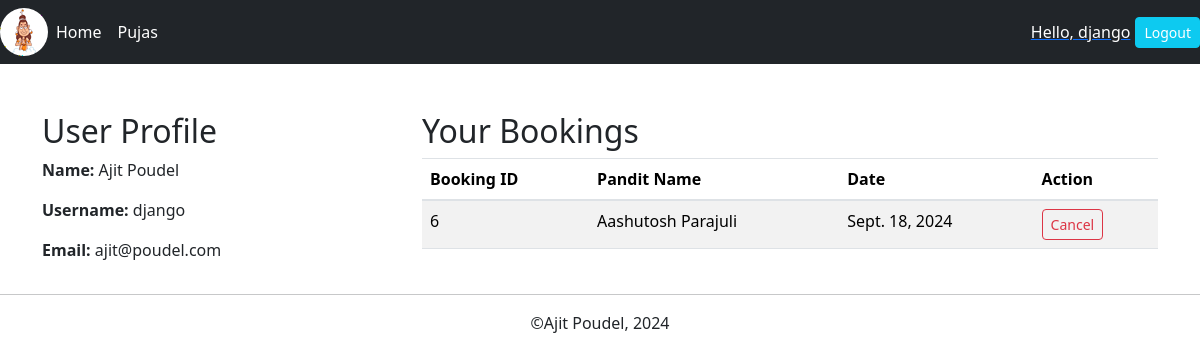
Page /profile (signed in) on the earlier database version.
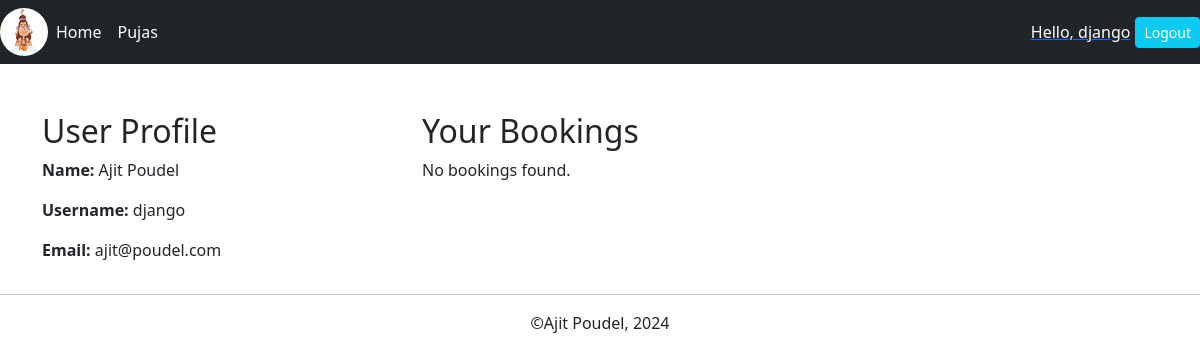
Same page on the later database version.
### app1/models.py (models this page shows, shortened)
class Booking(models.Model):
    user= models.ForeignKey(User, null=True, on_delete=models.SET_NULL)
    pandit = models.ForeignKey(Pandit,null=True,on_delete=models.SET_NULL)
    puja = models.ForeignKey(Puja,null=True,on_delete=models.SET_NULL)
    date = models.DateField(("Book for date"), auto_now=False, auto_now_add=False, null=True)

class Pandit(models.Model):
    name = models.CharField(max_length=30,null=True)
    experience=models.IntegerField(max_length=3,null=True)
    skills = models.ManyToManyField(Puja)
    desc = models.CharField(max_length=300)
    contact=models.CharField(max_length=15,null=True)
    pandit_image=models.ImageField(null=True,blank=True)

### app1/views.py (the view)
# urls.py: path('profile',views.userProfile,name="user_profile"),
def userProfile(request):
    user=request.user
    bookings=Booking.objects.filter(user=user)
    context={
        'user':user,
        'bookings':bookings
    }
    return render(request,"user_profile.html",context)

### templates/user_profile.html (shortened to what this page needs)
{%extends "main.html"%}
{%block content%}
<div class="container mt-5">
    <div class="row">
        <div class="col-md-4">
            <h2>User Profile</h2>
            <p><strong>Name:</strong> {{ user.first_name }} {{ user.last_name }}</p>
            <p><strong>Username:</strong> {{ user.username }}</p>
            <p><strong>Email:</strong> {{ user.email }}</p>
        </div>
        <div class="col-md-8">
            <h2>Your Bookings</h2>
            {% if bookings %}
                <table class="table table-striped">
                    <thead>
                        <tr>
                            <th>Booking ID</th>
                            <th>Pandit Name</th>
                            <th>Date</th>
                            <th>Action</th>
                        </tr>
                    </thead>
                    <tbody>
                        {% for booking in bookings %}
                            <tr>
                                <td>{{ booking.id }}</td>
                                <td>{{ booking.pandit.name }}</td>
                                <td>{{ booking.date }}</td>
                                <td><a class="btn btn-sm btn-outline-danger" href="{%url "cancel_booking" booking.id%}">Cancel</a></td>
                            </tr>
                        {% endfor %}
                    </tbody>
                </table>
            {% else %}
                <p>No bookings found.</p>
            {% endif %}
        </div>
    </div>
</div>
{%endblock content%}

Differences in the rows shown:
removed Booking: id "6", pandit.name "Aashutosh Parajuli", date "Sept. 18, 2024"
Other differences:
text no longer shown: "Booking ID Pandit Name Date Action"
text now shown: "No bookings found."
